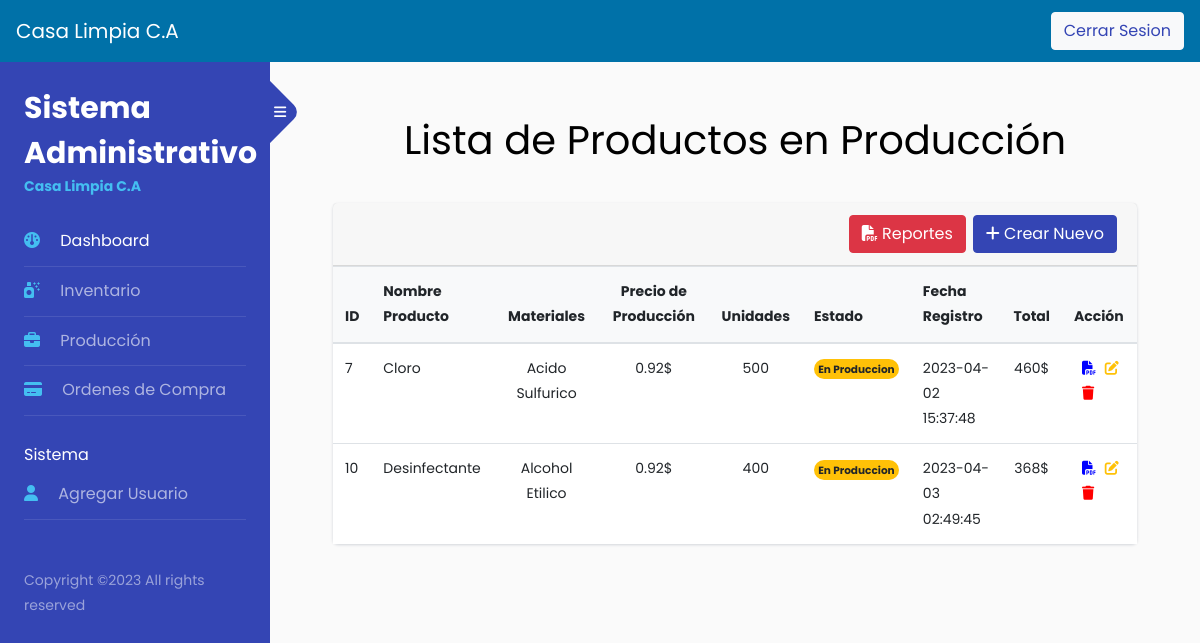
Page /produccion.php (signed in) on the committed database.
### tables this page shows
CREATE TABLE `produccion` (
  `id_producto` int(11) NOT NULL,
  `nombre_producto` varchar(40) NOT NULL,
  `materiales` varchar(40) NOT NULL,
  `mano_obra` double(10,2) NOT NULL,
  `unidades` int(11) NOT NULL,
  `estado` varchar(40) NOT NULL,
  `fecha_registro` datetime NOT NULL DEFAULT current_timestamp()
);

### produccion.php (the view, shortened to what this page needs)
<?php require_once "controllerUserData.php"; ?>
<?php
$email = $_SESSION['email'];
$password = $_SESSION['password'];
if($email != false && $password != false){
    $sql = "SELECT * FROM usertable WHERE email = '$email'";
    $run_Sql = mysqli_query($con, $sql);
    if($run_Sql){
        $fetch_info = mysqli_fetch_assoc($run_Sql);
    }
}else{
    header('Location: index.php');
}
?>
<!DOCTYPE html>
<html lang="en">
<head>
    <link rel="stylesheet" href="https://stackpath.bootstrapcdn.com/bootstrap/4.5.2/css/bootstrap.min.css">
    <link rel="stylesheet" href="https://cdnjs.cloudflare.com/ajax/libs/font-awesome/6.3.0/css/all.min.css" />
    <link rel="stylesheet" href="./assets/css/style.css">
</head>
<body>
    <nav class="navbar" style="background:#0071A8;">
    <a class="navbar-brand" style="color:#fff;" href="#" >Casa Limpia C.A</a>
    <button type="button" class="btn btn-light"><a href="logout-user.php">Cerrar Sesion</a></button>
    </nav>
    <div class="wrapper d-flex align-items-stretch">
        <nav id="sidebar" style="height:100vw;">
            <div class="custom-menu">
					<button type="button" id="sidebarCollapse" class="btn btn-primary">
	          <i class="fa fa-bars"></i>
	        </button>
        </div>
				<div class="p-4">
		  		<h1><a href="home.php" class="logo">Sistema Administrativo <span>Casa Limpia C.A</span></a></h1>
                  <ul class="list-unstyled components mb-5">
                  <?php
if($fetch_info['type']== "2"){
  echo "
  <li class='active'>
    <a href='home_worker.php'><span class='fa-solid fa-gauge mr-3'></span> Dashboard</a>
  </li>
  ";
} else {
  echo "
  <li class='active'>
    <a href='home.php'><span class='fa-solid fa-gauge mr-3'></span> Dashboard</a>
  </li>
  ";
}
?>
	          <li>
	              <a href="inventario.php"><span class="fa-solid fa-spray-can-sparkles mr-3"></span> Inventario</a>
	          </li>
	          <li>
              <a href="produccion.php"><span class="fa fa-briefcase mr-3"></span> Producción</a>
            </li>
	          <li>
              <a href="OrdenesCompra.php"><span class="fa-solid fa-credit-card mr-3"></span> Ordenes de Compra</a>
	          </li>
              <?php
              if($fetch_info['type']== "1"){
                echo"
                <br>
                <li>
                    <span class='mr-3'> Sistema</span>
                </li>
                <li>
                  <a href='registrarUsuario.php'><span class='fa-solid fa-user mr-3'></span> Agregar Usuario</a>
                </li>
                ";
              }
            ?>
	        </ul>
	        <div class="footer">
                <p>
                Copyright &copy;<script>document.write(new Date().getFullYear());</script> All rights reserved
                </p>
	        </div>
        </div>
    </nav>
    <div class="container">
        <div class="p-4 p-md-5 pt-5">
            <h1 class="text-center">Lista de Productos en Producción</h1> <br>
            <div class="card card-outline card-primary">
                <div class="card-header">
                    <div class="card-tools float-right" style="padding-left:7px;">
                            <button type="button" class="btn btn-flait btn-primary" data-toggle="modal" data-target="#exampleModal"><span class="fas fa-plus"></span> Crear Nuevo</button>
                    </div>
                    <div class="card-tools float-right">
                      <form action="descargarReporteProduccion.php" method="POST">
                        <button type="" name="reportebtnProduccion" class="btn btn-flait btn-danger"><span class="fa-solid fa-file-pdf"></span> Reportes</button>
                      </form>
                    </div>
                </div>
                <table class="table align-middle mb-0 bg-white">
                  <thead class="bg-light">
                    <tr>
                      <th>ID</th>
                      <th>Nombre Producto</th>
                      <th class="text-center">Materiales</th>
                      <th class='text-center'>Precio de Producción</th>
                      <th>Unidades</th>
                      <th>Estado</th>
                      <th>Fecha Registro</th>
                      <th>Total</th>
                      <th>Acción</th>
                    </tr>
                  </thead>
                  <tbody>
                    <?php
                        include_once('connection.php');
                        $sql_query = "SELECT * FROM produccion";
                        $result = $con->query($sql_query);
                        while($row = $result->fetch_assoc()){
                            $total = $row['unidades'] * $row['mano_obra'];
                            if($row['estado']=="Finalizado"){
                                echo "
                                <tr>
                                    <td>$row[id_producto]</td>
                                    <td class='text-center'>
                                        <div class='d-flex align-items-center'>
                                            <div class='ms-3'>
                                                <p class='fw-bold mb-1'>$row[nombre_producto]</p>
                                            </div>
                                        </div>
                                    </td>
                                    <td class='text-center'>$row[materiales]</td>
                                    <td class='text-center'>$row[mano_obra]$</td>
                                    <td class='text-center'>$row[unidades]</td>
                                    <td>
                                        <span class='badge badge-success rounded-pill d-inline'>$row[estado]</span>
                                    </td>
                                    <td>$row[fecha_registro]</td>
                                    <td class='text-center'>$total$</td>
                                    <td>
                                        <div style='margin-left:8px;'>
                                            <a class='action-css' style='margin-right: 5px; outline: hidden;'  href='ReporteProduccionId.php?id=$row[id_producto]'>
                                            <i class='fa-solid fa-file-pdf' style='color:blue;'></i> </a>
                                            <a class='action-css' style='margin-right: 5px; outline: hidden;'  href='editProduccion.php?id=$row[id_producto]'>
                                                <i class='fa-solid fa-pen-to-square' style='color:#FFC107;'></i> </a>
                                            <a class='action-css' href='deleteProduccion.php?id=$row[id_producto]'><i class='fa-solid fa-trash' style='color:red;'>  </i></a>
                                        </div>
                                    </td>
                                </tr>
                                ";
                            } else{
                              echo "
                              <tr>
                                  <td>$row[id_producto]</td>
                                  <td>
                                      <div class='d-flex align-items-center'>
                                          <div class='ms-3 text-center'>
                                              <p class='fw-bold mb-1'>$row[nombre_producto]</p>
                                          </div>
                                      </div>
                                  </td>
                                  <td class='text-center'>$row[materiales]</td>
                                  <td class='text-center'>$row[mano_obra]$</td>
                                  <td class='text-center'>$row[unidades]</td>
                                  <td>
                                      <span class='badge badge-warning rounded-pill d-inline'>$row[estado]</span>
                                  </td>
                                  <td>$row[fecha_registro]</td>
                                  <td class='text-center'>$total$</td>
                                  <td>
                                      <div style='margin-left:8px;'>
                                          <a class='action-css' style='margin-right: 5px; outline: hidden;'  href='ReporteProduccionId.php?id=$row[id_producto]'>
                                          <i class='fa-solid fa-file-pdf' style='color:blue;'></i> </a>
                                          <a class='action-css' style='margin-right: 5px; outline: hidden;'  href='editProduccion.php?id=$row[id_producto]'>
                                              <i class='fa-solid fa-pen-to-square' style='color:#FFC107;'></i> </a>
                                          <a class='action-css' href='deleteProduccion.php?id=$row[id_producto]'><i class='fa-solid fa-trash' style='color:red;'>  </i></a>
                                      </div>
                                  </td>
                              </tr>
                              ";
                            }
                        }
                    ?>
                </table>
            </div>
        </div>
    </div>
</div>
</body>
</html>

### rows in the picture
produccion: id_producto "7", nombre_producto "Cloro", materiales "Acido Sulfurico", mano_obra "0.92", unidades "500", estado "En Produccion", fecha_registro "2023-04-02 15:37:48", total "460"
produccion: id_producto "10", nombre_producto "Desinfectante", materiales "Alcohol Etilico", mano_obra "0.92", unidades "400", estado "En Produccion", fecha_registro "2023-04-03 02:49:45", total "368"
